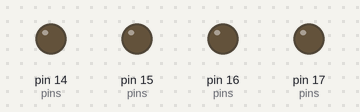
Simulated run of this sketch. Board: Arduino Uno, built with avr-gcc and run on an emulated ATmega328P. On the bench: output pins drawn as LEDs (lit = HIGH). What the sketch prints to the serial monitor is not drawn.

Above: at 3.0 s.
At 6.5 s:
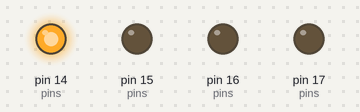
At 8.0 s:
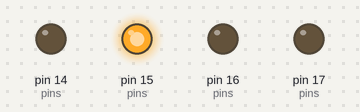
At 9.5 s:
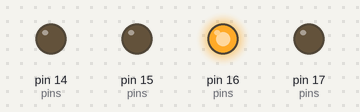
At 11.0 s:
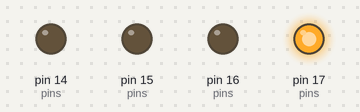
Timing chart, 0 to 15.6 s (numbered marks = the images above):
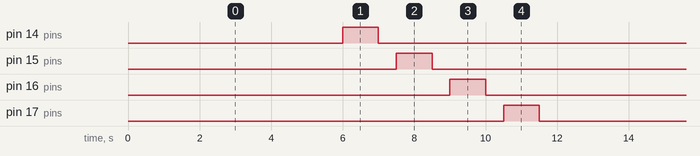

Measured:
- by itself, pin 14 (pins), pin 15 (pins), pin 16 (pins), pin 17 (pins): alternates HIGH for 1.0 s and LOW for 11.0 s
- by itself, everything shown: repeats every 12.0 s, in 8 steps

The sketch:

light_testing_one_by_one.ino
```cpp
// LED trigger pins
int LED1 = 38;
int LED2 = 39;
int LED3 = 40;
int LED4 = 41;
int LED5 = 14;
int LED6 = 15;
int LED7 = 16; // side led
int LED8 = 17; // side led
int LED9 = 20;
int LED10 = 21;
int LED11 = 22; // unused
int LED12 = 23; // unused

const int n_pins = 8;
int pins [n_pins] = {LED1, LED2, LED3, LED4, LED5, LED6, LED7, LED8};

void setup() {
  // put your setup code here, to run once:
  for (int i=0; i < n_pins; i++){
    pinMode(pins[i], OUTPUT);
  }
  Serial.begin(9600);
}

void loop() {
  // put your main code here, to run repeatedly:
  for (int i=0; i < n_pins; i++){
    digitalWrite(pins[i], HIGH);
    digitalWrite(13, HIGH);
    Serial.print(i);
    delay(1000);
    digitalWrite(pins[i], LOW);
    digitalWrite(13, LOW);
    Serial.println("-- > OFF");
    delay(500);

  }
}
```
